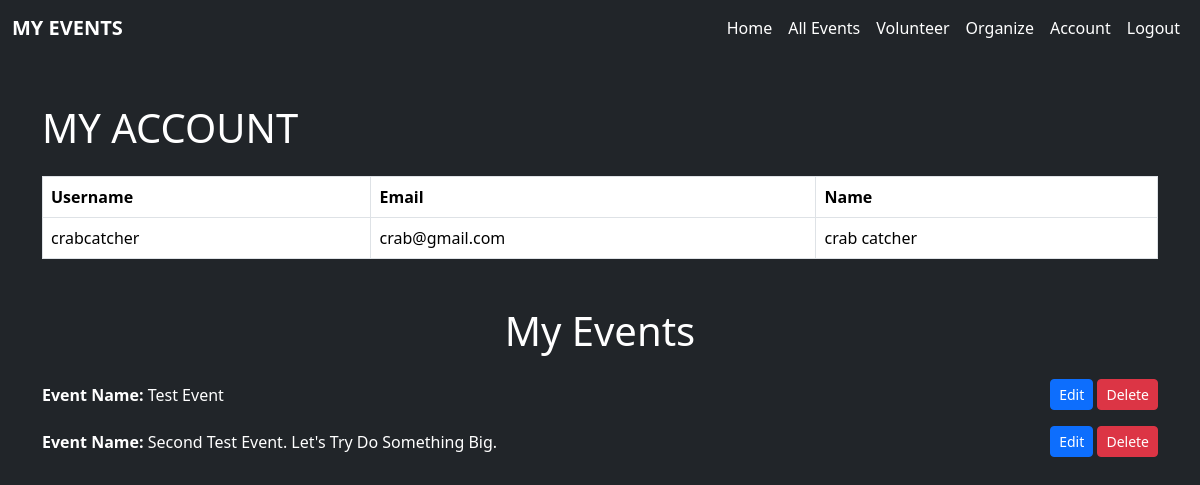
The app's page /account/6/ (signed in), older data.
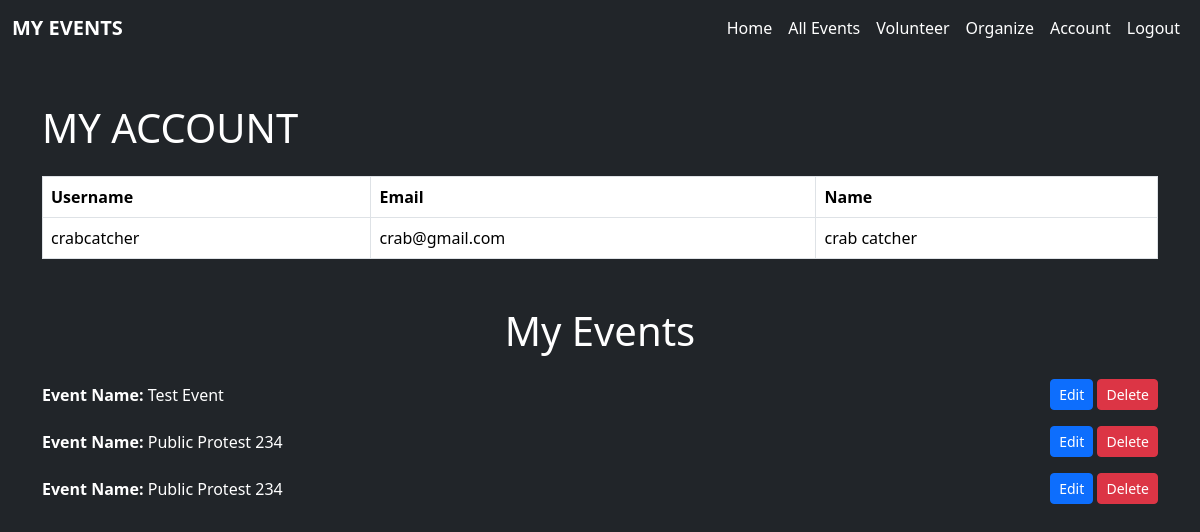
The same page, newer data.
### event/models.py (models this page shows, shortened)
class OrganizeEvent(models.Model):
    EVENT_TYPES = [
        ('conference', 'Conference'),
        ('workshop', 'Workshop'),
        ('seminar', 'Seminar'),
        ('webinar', 'Webinar'),
        ('meet and greet', 'Meet and Greet'),
        ('other', 'Other'),
    ]
    EVENT_STATUS = [
        ('ongoing', 'Ongoing'),
        ('completed', 'Completed'),
        ('discarded', 'Discarded')
    ]
    event_name = models.CharField(max_length= 50, null=False)
    event_date = models.DateField(null= False)
    event_description = models.TextField(max_length=1000, null=False)
    your_name = models.CharField(max_length=30, null=False)
    your_email = models.EmailField(null=False)
    your_phone = models.IntegerField(null = False)
    event_type = models.CharField(max_length=20, choices=EVENT_TYPES, null=False)
    event_time = models.TimeField(null=False)
    user = models.ForeignKey(User, on_delete=models.CASCADE)
    created_at = models.DateTimeField(auto_now_add=True)
    location = models.CharField(max_length=50, blank=False)
    status = models.CharField(max_length=20, choices=EVENT_STATUS, null=False)

### event/views.py (the view)
# urls.py: path('account/<int:id>/', profile, name='account'),
@login_required
def profile(request, id):
    data = get_object_or_404(User, pk=id)
    my_data = OrganizeEvent.objects.filter(user=request.user)
    context = {
        'data':data,
        'my_event':my_data
        }
    return render(request, "account.html", context)

### event/templates/account.html
{% include "base.html" %}
{% block content %}
<div class="container mt-5">
    <h1 class="mb-4">MY ACCOUNT</h1>
    <table class="table table-bordered">
        <thead class="thead-dark">
            <tr>
                <th scope="col">Username</th>
                <th scope="col">Email</th>
                <th scope="col">Name</th>
            </tr>
        </thead>
        <tbody>
            <tr>
                <td>{{ user.username }}</td>
                <td>{{ user.email }}</td>
                <td>{{ user.first_name }} {{ user.last_name }}</td>
            </tr>
        </tbody>
    </table>
</div>
<div class="container mt-5">
    <h1 class="text-center mb-4">My Events</h1>
    <div class="my-event-container">
        {% for event in my_event %}
        <div class="event-item d-flex justify-content-between align-items-center mb-3">
            <p class="mb-0"><strong>Event Name:</strong> {{ event.event_name }}</p>
            <div class="actions">
                <a href="#" class="btn btn-primary btn-sm">Edit</a>
                <a href="#" class="btn btn-danger btn-sm">Delete</a>
            </div>
        </div>
        {% endfor %}
    </div>
</div>
{% endblock %}

### event/templates/base.html (shortened to what this page needs)
{% load static %}
<!doctype html>
<html lang="en">
<head>
  <link rel="stylesheet" href="{% static "css/base.css" %}">
  <link href="https://cdnjs.cloudflare.com/ajax/libs/font-awesome/5.15.4/css/all.min.css" rel="stylesheet">
  <link href="https://cdn.jsdelivr.net/npm/bootstrap@5.3.3/dist/css/bootstrap.min.css" rel="stylesheet">
</head>
<body>
  <nav class="navbar navbar-expand-lg navbar-dark bg-dark">
    <div class="container-fluid">
      <a class="navbar-brand" style="font-weight: bold;" href="{% url 'home' %}">MY EVENTS</a>
      <div class="collapse navbar-collapse" id="navbarSupportedContent">
        <ul class="navbar-nav ms-auto mb-2 mb-lg-0">
          <li class="nav-item">
            <a class="nav-link text-white" href="{% url 'home' %}">Home</a>
          </li>
          <li class="nav-item">
            <a class="nav-link text-white" href="{% url 'all_events' %}">All Events</a>
          </li>
          <li class="nav-item">
            <a class="nav-link text-white" href="{% url 'volunteer' %}">Volunteer</a>
          </li>
          {% if user.is_authenticated %}
          <li class="nav-item">
            <a class="nav-link text-white" href="{% url 'organize'%}">Organize</a>
          </li>
          {% endif %}
          {% if user.is_authenticated %}
          <li class="nav-item">
            <a class="nav-link text-white" href="{% url 'account' id=user.id %}">Account</a>
          </li>
          {% endif %}
          {% if user.is_authenticated %}
          <li class="nav-item">
            <a class="nav-link text-white" href="{% url 'logout' %}">Logout</a>
          </li>
          {% endif %}
        </ul>
      </div>
    </div>
  </nav>
</body>
</html>

### event/static/css/base.css (style rules this page uses)
body { background-color: rgb(33, 37, 41) !important; color: #ffffff !important; }

Row changes from the older to the newer data that the page shows:
removed OrganizeEvent: event_name "Second Test Event. Let's Try Do Something Big."
added OrganizeEvent: event_name "Public Protest 234"
added OrganizeEvent: event_name "Public Protest 234"
